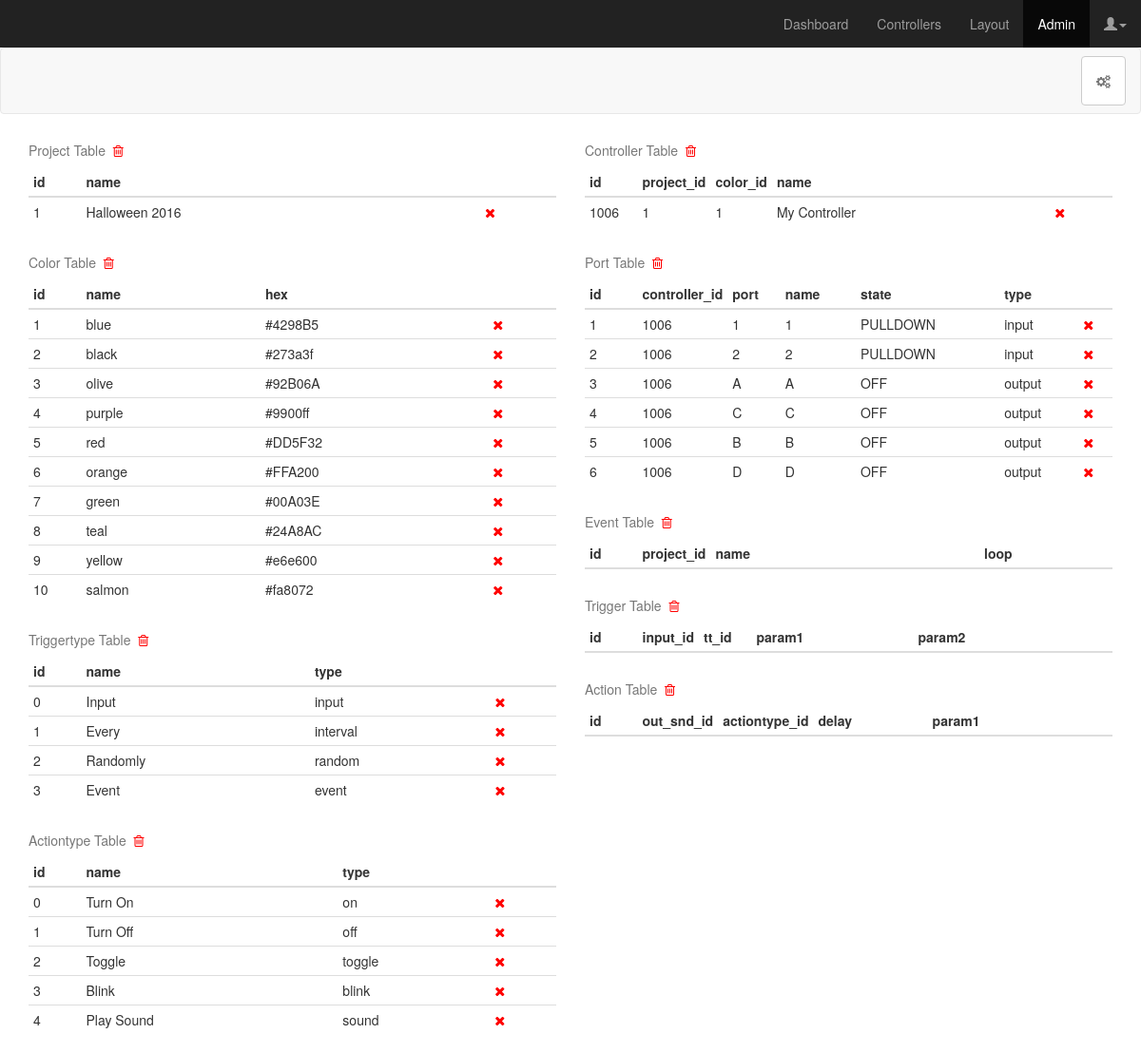
The page /admin on the database its author committed.
### app/models.py (models this page shows, shortened)
class Project(db.Model):
	id = db.Column(db.Integer, primary_key=True)
	name = db.Column(db.String(49), unique=True)
	controller = db.relationship('Controller', backref='controlelr', lazy='dynamic')
	event = db.relationship('Event', backref='event', lazy='dynamic')
	@property
	def serialize(self):
		return{
			'id': self.id,
			'name': self.name
		}

class Color(db.Model):
	id = db.Column(db.Integer, primary_key=True)
	name = db.Column(db.String(8))
	hex = db.Column(db.String(8))
	@property
	def serialize(self):
		return{
			'id': self.id,
			'name': self.name,
			'hex': self.hex
		}

class Triggertype(db.Model):
	id = db.Column(db.Integer, primary_key=True)
	type = db.Column(db.String(10))
	name = db.Column(db.String(25))
	@property
	def serialize(self):
		return {
			'id': self.id,
			'name': self.name,
			'type': self.type
		}

class Actiontype(db.Model):
	id = db.Column(db.Integer, primary_key=True)
	type = db.Column(db.String(10))
	name = db.Column(db.String(25))
	@property
	def serialize(self):
		return{
			'id': self.id,
			'name': self.name,
			'type': self.type
		}

class Controller(db.Model):
	id = db.Column(db.Integer, primary_key=True)
	project_id = db.Column(db.Integer, db.ForeignKey('project.id'))
	color_id = db.Column(db.Integer, db.ForeignKey('color.id'))
	name = db.Column(db.String(25), unique=True)
	ports = db.relationship('Port', backref='controller')
	def get_port(self, port):
		try:
			for p in self.ports:
				if p.port == port:
					return p
			NotFound = namedtuple('NotFound', 'id name state')
			p = NotFound(id='<NOT_FOUND>', name='<NOT_FOUND>', state='<NOT_FOUND>')
			return p
		except:
			return 0
	@property
	def serialize(self):
		return {
			'controller_id': self.id,
			'project_id': self.project_id,
			'controllername': self.name,
			'controllercolor': self.color_id,
			'input1_id': self.get_port('1').id,
			'input1name': self.get_port('1').name,
			'input1state': self.get_port('1').state,
			'input2_id': self.get_port('2').id,
			'input2name': self.get_port('2').name,
			'input2state': self.get_port('2').state,
			'outputA_id': self.get_port('A').id,
			'outputAname': self.get_port('A').name,
			'outputAstate': self.get_port('A').state,
			'outputB_id': self.get_port('B').id,
			'outputBname': self.get_port('B').name,
			'outputBstate': self.get_port('B').state,
			'outputC_id': self.get_port('C').id,
			'outputCname': self.get_port('C').name,
			'outputCstate': self.get_port('C').state,
			'outputD_id': self.get_port('D').id,
			'outputDname': self.get_port('D').name,
			'outputDstate': self.get_port('D').state,
		}

class Port(db.Model):
	id = db.Column(db.Integer, primary_key=True)
	controller_id = db.Column(db.Integer, db.ForeignKey('controller.id'))
	port = db.Column(db.String(2))
	name = db.Column(db.String(25))
	state = db.Column(db.String(10))
	type = db.Column(db.String(8))
	@property
	def serialize(self):
		return {
			'id': self.id,
			'cid': self.controller_id,
			'port': self.port,
			'name': self.name,
			'state': self.state,
			'type': self.type,
			'color_id': self.controller.color_id
		}

### app/views.py (the view)
@app.route('/admin')
def admin():
	return render_template('admin.html', title='Admin', projects=[p.serialize for p in Project.query.all()], ports=[p.serialize for p in Port.query.all()], triggertypes=[tt.serialize for tt in Triggertype.query.all()], actiontypes=[at.serialize for at in Actiontype.query.all()], actions=[a.serialize for a in Action.query.all()], controllers=[c.serialize for c in Controller.query.all()], events=[e.serialize for e in Event.query.all()], colors=[c.serialize for c in Color.query.all()])

### app/templates/admin.html (shortened to what this page needs)
{% extends "base.html" %}
{% block content %}
<link href="static/css/admin.css" rel="stylesheet">
<nav class="navbar navbar-default">
  <div class="container-fluid">
    <div class="collapse navbar-collapse" id="navbar-collapse-1">
      <ul class="nav navbar-nav navbar-right">
        <li>
        	<a class="btn btn-default navbar-btn" href="init_setup" role="button">
        	  <i class="fa fa-cogs"></i>
        	</a>
        </li>
      </ul>
    </div>
  </div>
</nav>
<div class="container">
  <div class="row">
    <div class="col-xs-6">
      <table class="table table-condensed">
        <caption>Project Table&nbsp;&nbsp;<i class="fa fa-trash-o" id="project" style="color:red;"></caption>
        <thead>
          <tr>
            <th class="id">id</th>
            <th>name</th>
            <th>&nbsp;</th>
          </tr>
        </thead>
        <tbody>
          {% for p in projects %}
          <tr>
            <td class="id">{{ p.id }}</td>
            <td>{{ p.name }}</td>
            <td><i class="fa fa-times" id="project-{{ p.id }}" style="color:red;"></td>
          </tr>
          {% endfor %}
        </tbody>
      </table>
      <table class="table table-condensed">
        <caption>Color Table&nbsp;&nbsp;<i class="fa fa-trash-o" id="color" style="color:red;"></caption>
        <thead>
          <tr>
            <th class="id">id</th>
            <th>name</th>
            <th>hex</th>
            <th>&nbsp;</th>
          </tr>
        </thead>
        <tbody>
          {% for c in colors %}
          <tr>
            <td class="id">{{ c.id }}</td>
            <td>{{ c.name }}</td>
            <td>{{ c.hex }}</td>
            <td><i class="fa fa-times" id="color-{{ c.id }}" style="color:red;"></td>
          </tr>
          {% endfor %}
        </tbody>
      </table>
      <table class="table table-condensed">
        <caption>Triggertype Table&nbsp;&nbsp;<i class="fa fa-trash-o" id="triggertype" style="color:red;"></caption>
        <thead>
          <tr>
            <th class="id">id</th>
            <th>name</th>
            <th>type</th>
            <th>&nbsp;</th>
          </tr>
        </thead>
        <tbody>
          {% for tt in triggertypes %}
          <tr>
            <td class="id">{{ tt.id }}</td>
            <td>{{ tt.name }}</td>
            <td>{{ tt.type }}</td>
            <td><i class="fa fa-times" id="triggertype-{{ tt.id }}" style="color:red;"></td>
          </tr>
          {% endfor %}
        </tbody>
      </table>
      <table class="table table-condensed">
        <caption>Actiontype Table&nbsp;&nbsp;<i class="fa fa-trash-o" id="actiontype" style="color:red;"></caption>
        <thead>
          <tr>
            <th class="id">id</th>
            <th>name</th>
            <th>type</th>
            <th>&nbsp;</th>
          </tr>
        </thead>
        <tbody>
          {% for a in actiontypes %}
          <tr>
            <td class="id">{{ a.id }}</td>
            <td>{{ a.name }}</td>
            <td>{{ a.type }}</td>
            <td><i class="fa fa-times" id="actiontype-{{ a.id }}" style="color:red;"></td>
          </tr>
          {% endfor %}
        </tbody>
      </table>
    </div>
    <div class="col-xs-6">
      <table class="table table-condensed">
        <caption>Controller Table&nbsp;&nbsp;<i class="fa fa-trash-o" id="controller" style="color:red;"></caption>
        <thead>
          <tr>
            <th class="id">id</th>
            <th class="id">project_id</th>
            <th class="id">color_id</th>
            <th>name</th>
            <th>&nbsp;</th>
          </tr>
        </thead>
        <tbody>
          {% for c in controllers %}
          <tr>
            <td class="id">{{ c.controller_id }}</td>
            <td class="id">{{ c.project_id }}</td>
            <td class="id">{{ c.controllercolor }}</td>
            <td>{{ c.controllername }}</td>
            <td><i class="fa fa-times" id="controller-{{ c.controller_id }}" style="color:red;"></td>
          </tr>
          {% endfor %}
        </tbody>
      </table>
      <table class="table table-condensed">
        <caption>Port Table&nbsp;&nbsp;<i class="fa fa-trash-o" id="port" style="color:red;"></caption>
        <thead>
          <tr>
            <th class="id">id</th>
            <th class="id">controller_id</th>
            <th class="id">port</th>
            <th>name</th>
            <th>state</th>
            <th>type</th>
            <th>&nbsp;</th>
          </tr>
        </thead>
        <tbody>
          {% for p in ports %}
          <tr>
            <td class="id">{{ p.id }}</td>
            <td class="id">{{ p.cid }}</td>
            <td class="id">{{ p.port }}</td>
            <td>{{ p.name }}</td>
            <td>{{ p.state }}</td>
            <td>{{ p.type }}</td>
            <td><i class="fa fa-times" id="port-{{ p.id }}" style="color:red;"></td>
          </tr>
          {% endfor %}
        </tbody>
      </table>
      <table class="table table-condensed">
        <caption>Event Table&nbsp;&nbsp;<i class="fa fa-trash-o" id="event" style="color:red;"></caption>
        <thead>
          <tr>
            <th class="id">id</th>
            <th class="id">project_id</th>
            <th>name</th>
            <th class="id">loop</th>
            <th>&nbsp;</th>
          </tr>
        </thead>
      </table>
      <table class="table table-condensed">
        <caption>Trigger Table&nbsp;&nbsp;<i class="fa fa-trash-o" id="trigger" style="color:red;"></caption>
        <thead>
          <tr>
            <th class="id">id</th>
            <th class="id">input_id</th>
            <th class="id">tt_id</th>
            <th>param1</th>
            <th>param2</th>
            <th>&nbsp;</th>
          </tr>
        </thead>
      </table>
      <table class="table table-condensed">
        <caption>Action Table&nbsp;&nbsp;<i class="fa fa-trash-o" id="action" style="color:red;"></caption>
        <thead>
          <tr>
            <th class="id">id</th>
            <th class="id">out_snd_id</th>
            <th class="id">actiontype_id</th>
            <th>delay</th>
            <th>param1</th>
            <th>&nbsp;</th>
          </tr>
        </thead>
      </table>
    </div>
  </div>
</div>
{% endblock %}

### app/templates/base.html (shortened to what this page needs)
<!DOCTYPE html>
<html lang="en">
  <head>
    <link href="static/css/bootstrap.min.css" rel="stylesheet">
    <link href="static/font-awesome-4.6.3/css/font-awesome.min.css" rel="stylesheet">
    <link href="static/css/animate.min.css" rel="stylesheet">
  </head>
  <body>
    <nav class="navbar navbar-inverse navbar-fixed-top">
      <div class="container-fluid">
        <div id="navbar" class="navbar-collapse collapse">
          <ul class="nav navbar-nav navbar-right">
            <li id="dashboard"><a href="dashboard">Dashboard</a></li>
            <li id="controllers"><a href="controllers">Controllers</a></li>
            <li id="layout"><a href="#">Layout</a></li>
            <li id="admin"><a href="admin">Admin</a></li>
            <li>
              <a href="#" class="dropdown-toggle" data-toggle="dropdown"><span class="glyphicon glyphicon-user"></span><span class="caret"></span></a>
            </li>
          </ul>
        </div>
      </div>
    </nav>
    {% block content %}{% endblock %}
  </body>
</html>

### app/static/css/admin.css (style rules this page uses)
body { padding-top: 50px; }
.navbar-fixed-top { border: 0; }
.id { width: 10%; }

### rows shown on the page
Project: id "1", name "Halloween 2016"
Color: id "1", name "blue", hex "#4298B5"
Color: id "2", name "black", hex "#273a3f"
Color: id "3", name "olive", hex "#92B06A"
Color: id "4", name "purple", hex "#9900ff"
Color: id "5", name "red", hex "#DD5F32"
Color: id "6", name "orange", hex "#FFA200"
Color: id "7", name "green", hex "#00A03E"
Color: id "8", name "teal", hex "#24A8AC"
Color: id "9", name "yellow", hex "#e6e600"
Color: id "10", name "salmon", hex "#fa8072"
Triggertype: id "0", name "Input", type "input"
Triggertype: id "1", name "Every", type "interval"
Triggertype: id "2", name "Randomly", type "random"
Triggertype: id "3", name "Event", type "event"
Actiontype: id "0", name "Turn On", type "on"
Actiontype: id "1", name "Turn Off", type "off"
Actiontype: id "2", name "Toggle", type "toggle"
Actiontype: id "3", name "Blink", type "blink"
Actiontype: id "4", name "Play Sound", type "sound"
Controller: controller_id "1006", controllername "My Controller"
Port: id "1", cid "1006", port "1", name "1", state "PULLDOWN", type "input"
Port: id "2", cid "1006", port "2", name "2", state "PULLDOWN", type "input"
Port: id "3", cid "1006", port "A", name "A", state "OFF", type "output"
Port: id "4", cid "1006", port "C", name "C", state "OFF", type "output"
Port: id "5", cid "1006", port "B", name "B", state "OFF", type "output"
Port: id "6", cid "1006", port "D", name "D", state "OFF", type "output"

### other values the page prints
{{ c.project_id }} "1"
{{ c.controllercolor }} "1"
